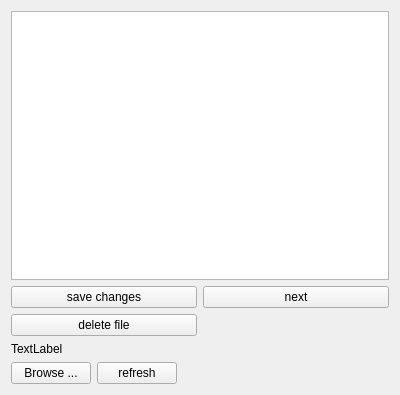
<?xml version="1.0" encoding="UTF-8"?>
<ui version="4.0">
 <class>FileBrowserWidget</class>
 <widget class="QWidget" name="FileBrowserWidget">
  <property name="geometry">
   <rect>
    <x>0</x>
    <y>0</y>
    <width>400</width>
    <height>395</height>
   </rect>
  </property>
  <property name="windowTitle">
   <string>Form</string>
  </property>
  <layout class="QVBoxLayout" name="verticalLayout">
   <item>
    <widget class="QListWidget" name="folderFileList">
     <property name="sizePolicy">
      <sizepolicy hsizetype="Expanding" vsizetype="Expanding">
       <horstretch>0</horstretch>
       <verstretch>0</verstretch>
      </sizepolicy>
     </property>
    </widget>
   </item>
   <item>
    <layout class="QGridLayout" name="gridLayout_2">
     <item row="0" column="0">
      <widget class="QPushButton" name="saveButton">
       <property name="text">
        <string>save changes</string>
       </property>
       <property name="shortcut">
        <string>Ctrl+S</string>
       </property>
      </widget>
     </item>
     <item row="0" column="1">
      <widget class="QPushButton" name="nextButton">
       <property name="text">
        <string>next</string>
       </property>
       <property name="shortcut">
        <string>Ctrl+N</string>
       </property>
      </widget>
     </item>
     <item row="1" column="0">
      <widget class="QPushButton" name="deleteButton">
       <property name="text">
        <string>delete file</string>
       </property>
       <property name="shortcut">
        <string>Ctrl+Del</string>
       </property>
      </widget>
     </item>
    </layout>
   </item>
   <item>
    <widget class="QLabel" name="folderContentLabel">
     <property name="text">
      <string>TextLabel</string>
     </property>
    </widget>
   </item>
   <item>
    <layout class="QHBoxLayout" name="horizontalLayout">
     <item>
      <widget class="QPushButton" name="browseFolderButton">
       <property name="text">
        <string>Browse ...</string>
       </property>
      </widget>
     </item>
     <item>
      <widget class="QPushButton" name="refreshButton">
       <property name="text">
        <string>refresh</string>
       </property>
      </widget>
     </item>
     <item>
      <spacer name="horizontalSpacer">
       <property name="orientation">
        <enum>Qt::Horizontal</enum>
       </property>
       <property name="sizeHint" stdset="0">
        <size>
         <width>40</width>
         <height>20</height>
        </size>
       </property>
      </spacer>
     </item>
    </layout>
   </item>
  </layout>
 </widget>
 <resources/>
 <connections/>
</ui>
